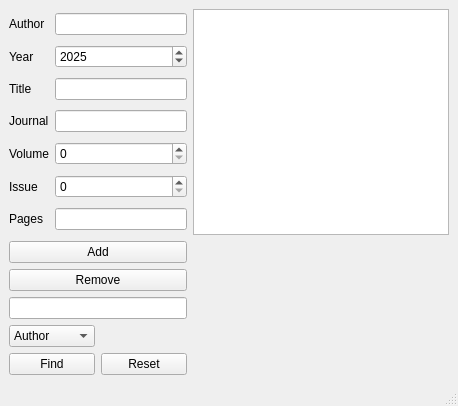
<?xml version="1.0" encoding="UTF-8"?>
<ui version="4.0">
 <class>MainWindow</class>
 <widget class="QMainWindow" name="MainWindow">
  <property name="geometry">
   <rect>
    <x>0</x>
    <y>0</y>
    <width>458</width>
    <height>406</height>
   </rect>
  </property>
  <property name="windowTitle">
   <string>Journals</string>
  </property>
  <property name="windowIcon">
   <iconset theme="QIcon::ThemeIcon::Computer"/>
  </property>
  <widget class="QWidget" name="centralwidget">
   <layout class="QGridLayout" name="gridLayout_3">
    <item row="0" column="0">
     <layout class="QGridLayout" name="gridLayout_2">
      <item row="4" column="1">
       <widget class="QSpinBox" name="spinBoxVolume"/>
      </item>
      <item row="0" column="1">
       <widget class="QLineEdit" name="lineEditAuthor"/>
      </item>
      <item row="6" column="1">
       <widget class="QLineEdit" name="lineEditPages"/>
      </item>
      <item row="5" column="0">
       <widget class="QLabel" name="labelIssue">
        <property name="text">
         <string>Issue</string>
        </property>
       </widget>
      </item>
      <item row="5" column="1">
       <widget class="QSpinBox" name="spinBoxIssue"/>
      </item>
      <item row="1" column="0">
       <widget class="QLabel" name="labelYear">
        <property name="text">
         <string>Year</string>
        </property>
       </widget>
      </item>
      <item row="2" column="0">
       <widget class="QLabel" name="labelTitle">
        <property name="text">
         <string>Title</string>
        </property>
       </widget>
      </item>
      <item row="0" column="0">
       <widget class="QLabel" name="labelAuthor">
        <property name="text">
         <string>Author</string>
        </property>
       </widget>
      </item>
      <item row="3" column="0">
       <widget class="QLabel" name="labelJournal">
        <property name="text">
         <string>Journal</string>
        </property>
       </widget>
      </item>
      <item row="1" column="1">
       <widget class="QSpinBox" name="spinBoxYear">
        <property name="minimum">
         <number>0</number>
        </property>
        <property name="maximum">
         <number>10000</number>
        </property>
        <property name="value">
         <number>2025</number>
        </property>
       </widget>
      </item>
      <item row="4" column="0">
       <widget class="QLabel" name="labelVolume">
        <property name="text">
         <string>Volume</string>
        </property>
       </widget>
      </item>
      <item row="2" column="1">
       <widget class="QLineEdit" name="lineEditTitle"/>
      </item>
      <item row="3" column="1">
       <widget class="QLineEdit" name="lineEditJournal"/>
      </item>
      <item row="6" column="0">
       <widget class="QLabel" name="labelPages">
        <property name="text">
         <string>Pages</string>
        </property>
       </widget>
      </item>
     </layout>
    </item>
    <item row="0" column="1">
     <widget class="QTableView" name="tableViewDatabase"/>
    </item>
    <item row="1" column="0">
     <layout class="QVBoxLayout" name="verticalLayout">
      <item>
       <widget class="QPushButton" name="pushButtonAdd">
        <property name="text">
         <string>Add</string>
        </property>
        <property name="icon">
         <iconset theme="QIcon::ThemeIcon::ListAdd"/>
        </property>
       </widget>
      </item>
      <item>
       <widget class="QPushButton" name="pushButtonRemove">
        <property name="text">
         <string>Remove</string>
        </property>
        <property name="icon">
         <iconset theme="QIcon::ThemeIcon::ListRemove"/>
        </property>
       </widget>
      </item>
     </layout>
    </item>
    <item row="2" column="0">
     <layout class="QGridLayout" name="gridLayout">
      <item row="0" column="0" colspan="2">
       <widget class="QLineEdit" name="lineEditWildcard"/>
      </item>
      <item row="2" column="1">
       <widget class="QPushButton" name="pushButton_3">
        <property name="text">
         <string>Reset</string>
        </property>
        <property name="icon">
         <iconset theme="QIcon::ThemeIcon::ViewRestore"/>
        </property>
       </widget>
      </item>
      <item row="1" column="0">
       <widget class="QComboBox" name="comboBoxFilter">
        <item>
         <property name="text">
          <string>Author</string>
         </property>
        </item>
        <item>
         <property name="text">
          <string>Year</string>
         </property>
        </item>
        <item>
         <property name="text">
          <string>Title</string>
         </property>
        </item>
        <item>
         <property name="text">
          <string>Journal</string>
         </property>
        </item>
        <item>
         <property name="text">
          <string>Volume</string>
         </property>
        </item>
        <item>
         <property name="text">
          <string>Issue</string>
         </property>
        </item>
        <item>
         <property name="text">
          <string>Pages</string>
         </property>
        </item>
       </widget>
      </item>
      <item row="2" column="0">
       <widget class="QPushButton" name="pushButtonFind">
        <property name="text">
         <string>Find</string>
        </property>
        <property name="icon">
         <iconset theme="QIcon::ThemeIcon::EditFind"/>
        </property>
       </widget>
      </item>
     </layout>
    </item>
   </layout>
  </widget>
  <widget class="QMenuBar" name="menubar">
   <property name="geometry">
    <rect>
     <x>0</x>
     <y>0</y>
     <width>458</width>
     <height>20</height>
    </rect>
   </property>
  </widget>
  <widget class="QStatusBar" name="statusbar"/>
 </widget>
 <resources/>
 <connections/>
</ui>
